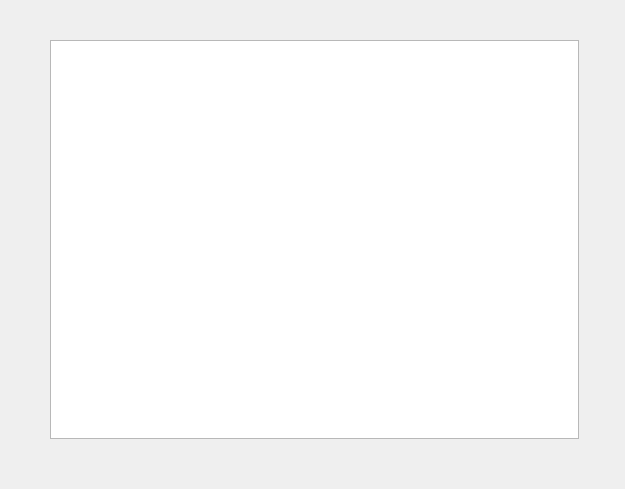
<?xml version="1.0" encoding="UTF-8"?>
<ui version="4.0">
 <class>TcpServer</class>
 <widget class="QDialog" name="TcpServer">
  <property name="geometry">
   <rect>
    <x>0</x>
    <y>0</y>
    <width>625</width>
    <height>489</height>
   </rect>
  </property>
  <property name="windowTitle">
   <string>TcpServer</string>
  </property>
  <widget class="QListWidget" name="contentListWidget">
   <property name="geometry">
    <rect>
     <x>50</x>
     <y>40</y>
     <width>529</width>
     <height>399</height>
    </rect>
   </property>
  </widget>
 </widget>
 <layoutdefault spacing="6" margin="11"/>
 <resources/>
 <connections/>
</ui>
